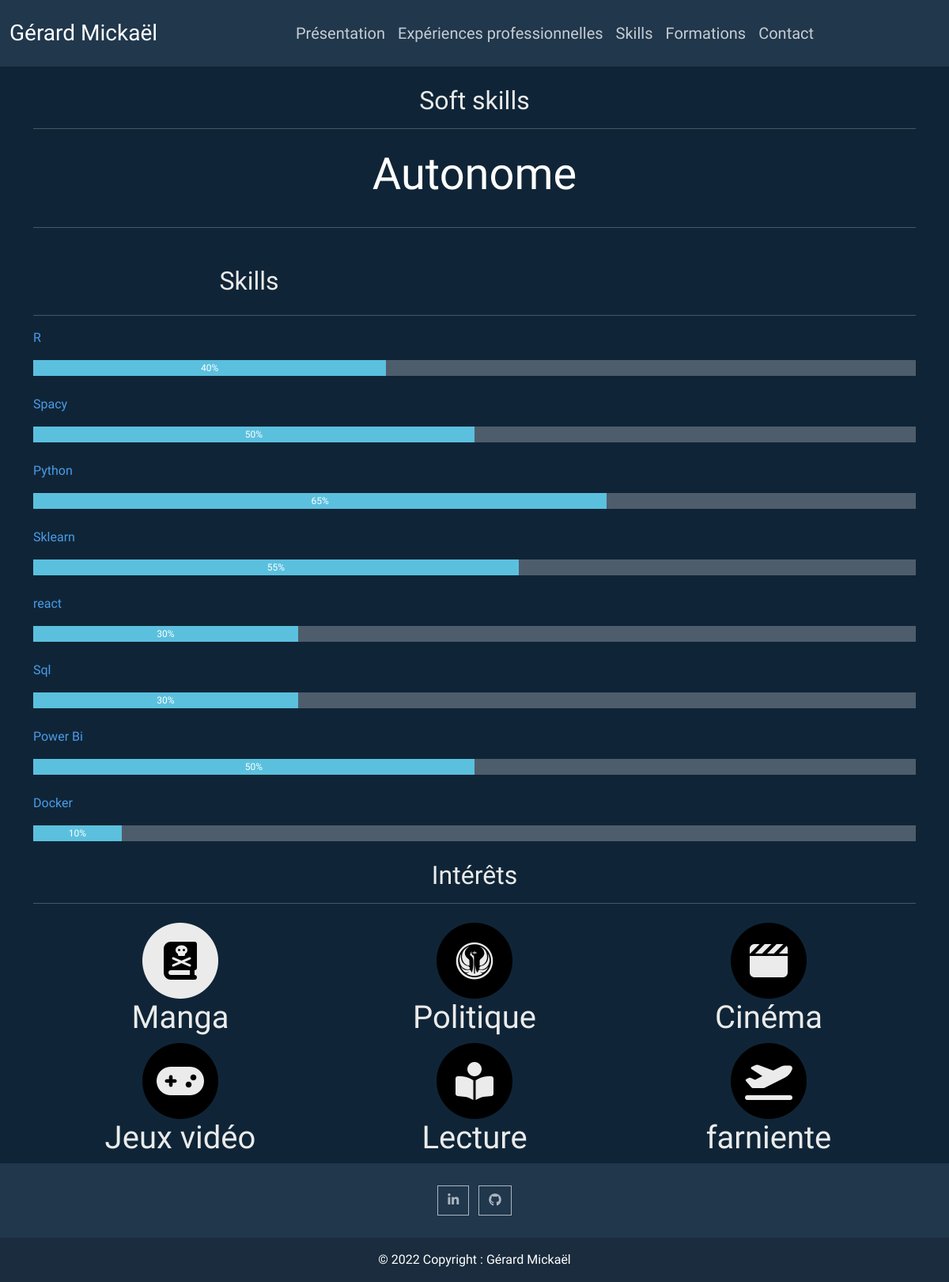
Screenshot of /skills/ with the database file from the repository.
### skills/models.py (models this page shows, shortened)
class Skills(models.Model):
    titre = models.CharField(max_length=15)
    niveau = models.IntegerField()

### skills/views.py (the view)
# urls.py: path('', include('skills.urls'), name='skills'),
def skills(request):
    skills = Skills.objects.all().order_by()
    return render(request, 'skills/skills.html', context={"skills": skills})

### skills/templates/skills/skills.html (shortened to what this page needs)
{% extends 'navbar_footer.html' %}
{% load static %}
{% block contenu %}
<div class="container">
    <h2 class="text-center mt-4">Soft skills</h2>
    <hr class="mb-4">
    <div class="carousel slide" data-ride="carousel" id="carouselExampleIndicators">
        <div class="carousel-inner">
            <div class="carousel-item active text-center">
                <p class="text-white display-4">Autonome</p>
            </div>
        </div>
        <hr class="mb-4">
    </div>
</div>
<div class="container ">
    <div class="row">
        <div class="col-6">
            <h2 class="text-center mt-4">Skills</h2>
        </div>
    </div>
    <hr>
    {% for skill in skills %}
    <p class="text-primary">{{ skill.titre }}</p>
    <div class="progress mb-4" style="height: 20px;">
        <div aria-valuemax="100" aria-valuemin="0" aria-valuenow="100" class="progress-bar bg-info"
             role="progressbar" style="width:{{skill.niveau}}%;">
            {{skill.niveau}}%
        </div>
    </div>
    {% endfor %}
</div>
<div class="container">
    <h2 class="text-center mt-4">Intérêts</h2>
    <hr class="mb-4">
    <div class="container">
        <div class="row">
            <div class="col-lg-4 col-md-6 text-center">
                <span class="fa-stack fa-3x" style="--fa-inverse: black">
                    <i class="fa-solid fa-circle fa-stack-2x"></i>
                    <i class="fas fa-book-skull fa-stack-1x fa-inverse"></i>
                </span>
                <h2 class="display-6">Manga</h2>
            </div>
            <div class="col-lg-4 col-md-6 text-center">
                <span class="fa-stack fa-3x" style="--fa-inverse: black;">
                    <i class="fa-solid fa-circle fa-stack-2x fa-inverse"></i>
                    <i class="fa-brands fa-old-republic fa-stack-1x"></i>
                </span>
                <h2 class="display-6">Politique</h2>
            </div>
            <div class="col-lg-4 col-md-6 text-center">
                <span class="fa-stack fa-3x" style="--fa-inverse: black;">
                    <i class="fa-solid fa-circle fa-stack-2x fa-inverse"></i>
                    <i class="fa-solid fa-clapperboard fa-stack-1x"></i>
                </span>
                <h2 class="display-6">Cinéma</h2>
            </div>
            <div class="col-lg-4 col-md-6 text-center">
                <span class="fa-stack fa-3x" style="--fa-inverse: black;">
                    <i class="fa-solid fa-circle fa-stack-2x fa-inverse"></i>
                    <i class="fa-solid fa-gamepad fa-stack-1x"></i>
                </span>
                <h2 class="display-6">Jeux vidéo</h2>
            </div>
            <div class="col-lg-4 col-md-6 text-center">
                <span class="fa-stack fa-3x" style="--fa-inverse: black;">
                    <i class="fa-solid fa-circle fa-stack-2x fa-inverse"></i>
                    <i class="fa-solid fa-book-open-reader fa-stack-1x"></i>
                </span>
                <h2 class="display-6">Lecture</h2>
            </div>
            <div class="col-lg-4 col-md-6 text-center">
                <span class="fa-stack fa-3x" style="--fa-inverse: black;">
                    <i class="fa-solid fa-circle fa-stack-2x fa-inverse"></i>
                    <i class="fa-solid fa-plane-departure fa-stack-1x"></i>
                </span>
                <h2 class="display-6">farniente</h2>
            </div>
        </div>
    </div>
</div>
{% endblock %}

### rows the page displays
Skills: titre "R", niveau "40"
Skills: titre "Spacy", niveau "50"
Skills: titre "Python", niveau "65"
Skills: titre "Sklearn", niveau "55"
Skills: titre "react", niveau "30"
Skills: titre "Sql", niveau "30"
Skills: titre "Power Bi", niveau "50"
Skills: titre "Docker", niveau "10"
